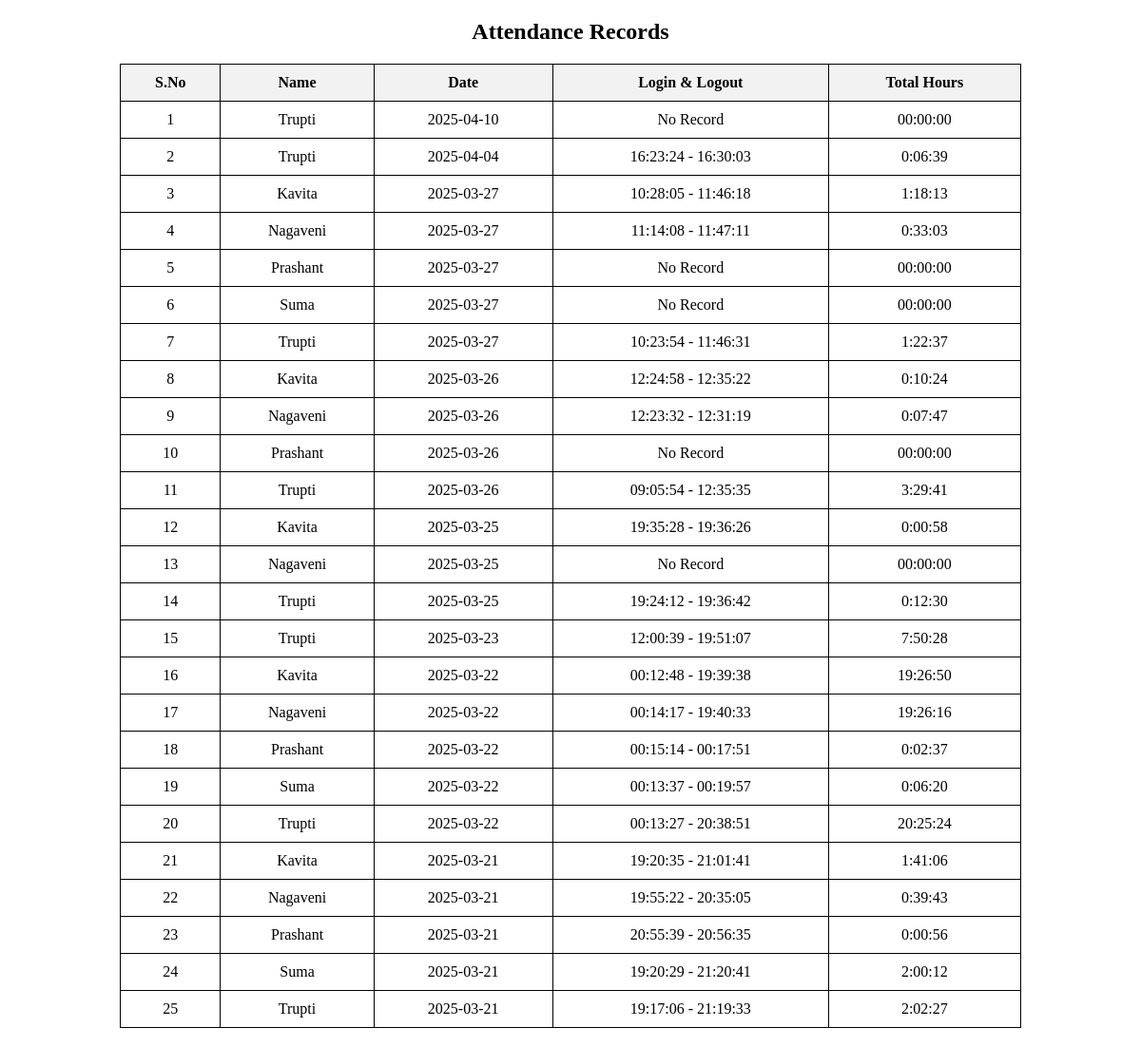
The page / on the database its author committed.
### tables this page shows
CREATE TABLE attendance (
            id INTEGER PRIMARY KEY AUTOINCREMENT,
            name TEXT NOT NULL,
            day TEXT NOT NULL,  -- Date of attendance entry
            login_logout TEXT NOT NULL,  -- Stores all login/logout times in one row per day
            total_hours TEXT NOT NULL,    -- Stores total hours for the day
            UNIQUE(name, day)  -- Ensure each student has only one row per day
        );

### app.py (the view)
@app.route('/')
def index():
    records = fetch_attendance()
    print("[DEBUG] Attendance Data:", records)  # Debug print
    return render_template('attendance.html', attendance=records)

### templates/attendance.html (shortened to what this page needs)
<!DOCTYPE html>
<html lang="en">
<head>
</head>
<body>
    <h2 style="text-align:center;">Attendance Records</h2>
    <table>
        <tr>
            <th>S.No</th>
            <th>Name</th>
            <th>Date</th>
            <th>Login & Logout</th>
            <th>Total Hours</th>
        </tr>
        {% for row in attendance %}
        <tr>
            <td>{{ row[0] }}</td>
            <td>{{ row[1] }}</td>
            <td>{{ row[2] }}</td>
            <td>{{ row[3] }}</td>
            <td>{{ row[4] }}</td>
        </tr>
        {% endfor %}
    </table>
</body>
</html>

### templates/attendance.html (style rules this page uses)
table { width: 80%; margin: 20px auto; border-collapse: collapse; }
th, td { border: 1px solid black; padding: 10px; text-align: center; }
th { background-color: #f2f2f2; }

### rows shown on the page
attendance: row "1", name "Trupti", day "2025-04-10", row "No Record", total_hours "00:00:00"
attendance: row "2", name "Trupti", day "2025-04-04", row "16:23:24 - 16:30:03", row "0:06:39"
attendance: row "3", name "Kavita", day "2025-03-27", row "10:28:05 - 11:46:18", row "1:18:13"
attendance: row "4", name "Nagaveni", day "2025-03-27", row "11:14:08 - 11:47:11", total_hours "0:33:03"
attendance: row "5", name "Prashant", day "2025-03-27", row "No Record", total_hours "00:00:00"
attendance: row "6", name "Suma", day "2025-03-27", row "No Record", total_hours "00:00:00"
attendance: row "7", name "Trupti", day "2025-03-27", row "10:23:54 - 11:46:31", row "1:22:37"
attendance: row "8", name "Kavita", day "2025-03-26", row "12:24:58 - 12:35:22", row "0:10:24"
attendance: row "9", name "Nagaveni", day "2025-03-26", row "12:23:32 - 12:31:19", row "0:07:47"
attendance: row "10", name "Prashant", day "2025-03-26", row "No Record", total_hours "00:00:00"
attendance: row "11", name "Trupti", day "2025-03-26", row "09:05:54 - 12:35:35", row "3:29:41"
attendance: row "12", name "Kavita", day "2025-03-25", row "19:35:28 - 19:36:26", total_hours "0:00:58"
attendance: row "13", name "Nagaveni", day "2025-03-25", row "No Record", total_hours "00:00:00"
attendance: row "14", name "Trupti", day "2025-03-25", row "19:24:12 - 19:36:42", row "0:12:30"
attendance: row "15", name "Trupti", day "2025-03-23", row "12:00:39 - 19:51:07", row "7:50:28"
attendance: row "16", name "Kavita", day "2025-03-22", row "00:12:48 - 19:39:38", row "19:26:50"
attendance: row "17", name "Nagaveni", day "2025-03-22", row "00:14:17 - 19:40:33", row "19:26:16"
attendance: row "18", name "Prashant", day "2025-03-22", row "00:15:14 - 00:17:51", total_hours "0:02:37"
attendance: row "19", name "Suma", day "2025-03-22", row "00:13:37 - 00:19:57", total_hours "0:06:20"
attendance: row "20", name "Trupti", day "2025-03-22", row "00:13:27 - 20:38:51", row "20:25:24"
attendance: row "21", name "Kavita", day "2025-03-21", row "19:20:35 - 21:01:41", row "1:41:06"
attendance: row "22", name "Nagaveni", day "2025-03-21", row "19:55:22 - 20:35:05", total_hours "0:39:43"
attendance: row "23", name "Prashant", day "2025-03-21", row "20:55:39 - 20:56:35", total_hours "0:00:56"
attendance: row "24", name "Suma", day "2025-03-21", row "19:20:29 - 21:20:41", row "2:00:12"
attendance: row "25", name "Trupti", day "2025-03-21", row "19:17:06 - 21:19:33", row "2:02:27"
